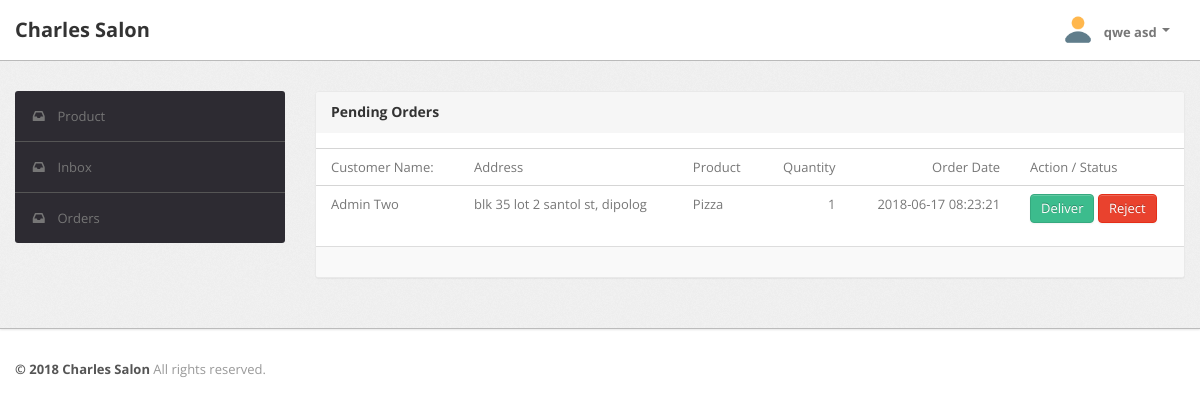
Page /orders.php (signed in) on the committed database.
### tables this page shows
CREATE TABLE IF NOT EXISTS `tbl_order` (
  `id` int(11) NOT NULL AUTO_INCREMENT,
  `customer_id` int(11) NOT NULL,
  `amount` double NOT NULL,
  `name` varchar(255) NOT NULL,
  `address` varchar(255) NOT NULL,
  `city` varchar(255) NOT NULL,
  `state` varchar(255) NOT NULL,
  `zip` varchar(255) NOT NULL,
  `country` varchar(255) NOT NULL,
  `payment_type` varchar(255) NOT NULL,
  `order_status` varchar(255) NOT NULL,
  `order_at` datetime NOT NULL,
  PRIMARY KEY (`id`)
);

CREATE TABLE IF NOT EXISTS `userinfo` (
  `user_id` int(11) NOT NULL AUTO_INCREMENT,
  `email` varchar(50) NOT NULL,
  `password` varchar(50) NOT NULL,
  `fname` varchar(50) NOT NULL,
  `lname` varchar(50) NOT NULL,
  `gender` varchar(50) NOT NULL,
  `role` varchar(50) NOT NULL,
  `purchases` varchar(50) NOT NULL,
  PRIMARY KEY (`user_id`)
);

CREATE TABLE IF NOT EXISTS `tbl_product` (
  `id` int(8) NOT NULL AUTO_INCREMENT,
  `name` varchar(255) NOT NULL,
  `code` varchar(255) NOT NULL,
  `image` longblob NOT NULL,
  `price` double(10,2) NOT NULL,
  PRIMARY KEY (`id`),
  UNIQUE KEY `product_code` (`code`)
);

CREATE TABLE IF NOT EXISTS `tbl_order_item` (
  `id` int(11) NOT NULL AUTO_INCREMENT,
  `order_id` int(11) NOT NULL,
  `product_id` int(11) NOT NULL,
  `item_price` double NOT NULL,
  `quantity` int(11) NOT NULL,
  PRIMARY KEY (`id`)
);

### database/connect.php (called while the page is built, shortened)
<?php
function connection()
{
	$conn = mysqli_connect("localhost", "root", "", "salon");
	return $conn;
}

### repository/product.php (the view, shortened to what this page needs)
<?php
include 'database/connect.php';
			?>
			<?php
function pendingorder()
{
	$sql = "SELECT o.id, ui.fname, ui.lname,  p.name, o.address, o.city , oi.quantity , o.order_at FROM tbl_order as o join tbl_order_item as oi on o.id = oi.order_id join  tbl_product as p on oi.product_id = p.id join userinfo as ui on ui.user_id = o.customer_id Where o.order_status = 'PENDING' order by fname, lname;";
	$result = mysqli_query(connection(), $sql);
	if (mysqli_num_rows($result) > 0) {
		while ($row = mysqli_fetch_assoc($result)) {
			?>
			<tr>
				<td class="cell-author hidden-phone hidden-tablet">
					<?php echo $row["fname"] . ' ' . $row["lname"]; ?>
				</td>
				<td class="cell-title">
					<?php echo $row["address"]  . ', ' . $row["city"]; ?>
				</td>
				<td class="cell-title">
					<?php echo $row["name"]; ?>
				</td>
				<td class="cell-time align-right">
					<?php echo $row["quantity"]; ?>
				</td>
				<td class="cell-time align-right">
					<?php echo $row["order_at"]; ?>
				</td>
				<td>
					<button class="btn btn-success" name="del_id" value="<?php echo $row["id"]; ?>">Deliver</button>
					<button class="btn btn-danger" name="rej_id" value="<?php echo $row["id"]; ?>">Reject</button>
				</td>
			</tr>
			<?php
		}
	}
			?>
			<?php
}

### css/theme.css (style rules this page uses)
body { font-size: 13px; font-family: 'Open Sans', Arial, sans-serif; background: #fff; color: #777 }
select, textarea, input[type="text"], input[type="password"], input[type="datetime"], input[type="datetime-local"], input[type="date"], input[type="month"], input[type="time"], input[type="week"], input[type="number"], input[type="email"], input[type="url"], input[type="search"], input[type="tel"], input[type="color"], .uneditable-input, label, input, button, select, textarea { -webkit-border-radius: 3px; -moz-border-radius: 3px; border-radius: 3px; font-size: 13px; font-family: 'Open Sans', Tahoma, Arial, sans-serif }
.align-right { text-align: right!important }
.btn, .btn-box { -webkit-border-radius: 3px; -moz-border-radius: 3px; border-radius: 3px }
.btn { font-size: 13px; font-weight: 600 }
.btn { display: inline-block; margin-bottom: 0; font-weight: 400; text-align: center; vertical-align: middle; cursor: pointer; background-image: none; border: 1px solid transparent; white-space: nowrap; padding: 4px 10px; font-size: 13px; line-height: 1.42857; border-radius: 4px; -webkit-user-select: none; -moz-user-select: none; -ms-user-select: none; user-select: none }
.btn-success { color: #fff; background-color: #3cbc8d; border-color: #36a97f }
.btn-danger { color: #fff; background-color: #e9422e; border-color: #e52e18 }
.table th, .table td { border-color: #d5d5d5!important }
.module-body.table .table th, .module-body.table .table td { padding-left: 15px; padding-right: 15px }

### rows in the picture
tbl_order: userinfo.fname "Admin", userinfo.lname "Two", address "blk 35 lot 2 santol st", city "dipolog", tbl_product.name "Pizza", tbl_order_item.quantity "1", order_at "2018-06-17 08:23:21", $row["id"] 23 (drawn)

### other values in the picture
$_SESSION["fname"] "qwe"
$_SESSION["lname"] "asd"
